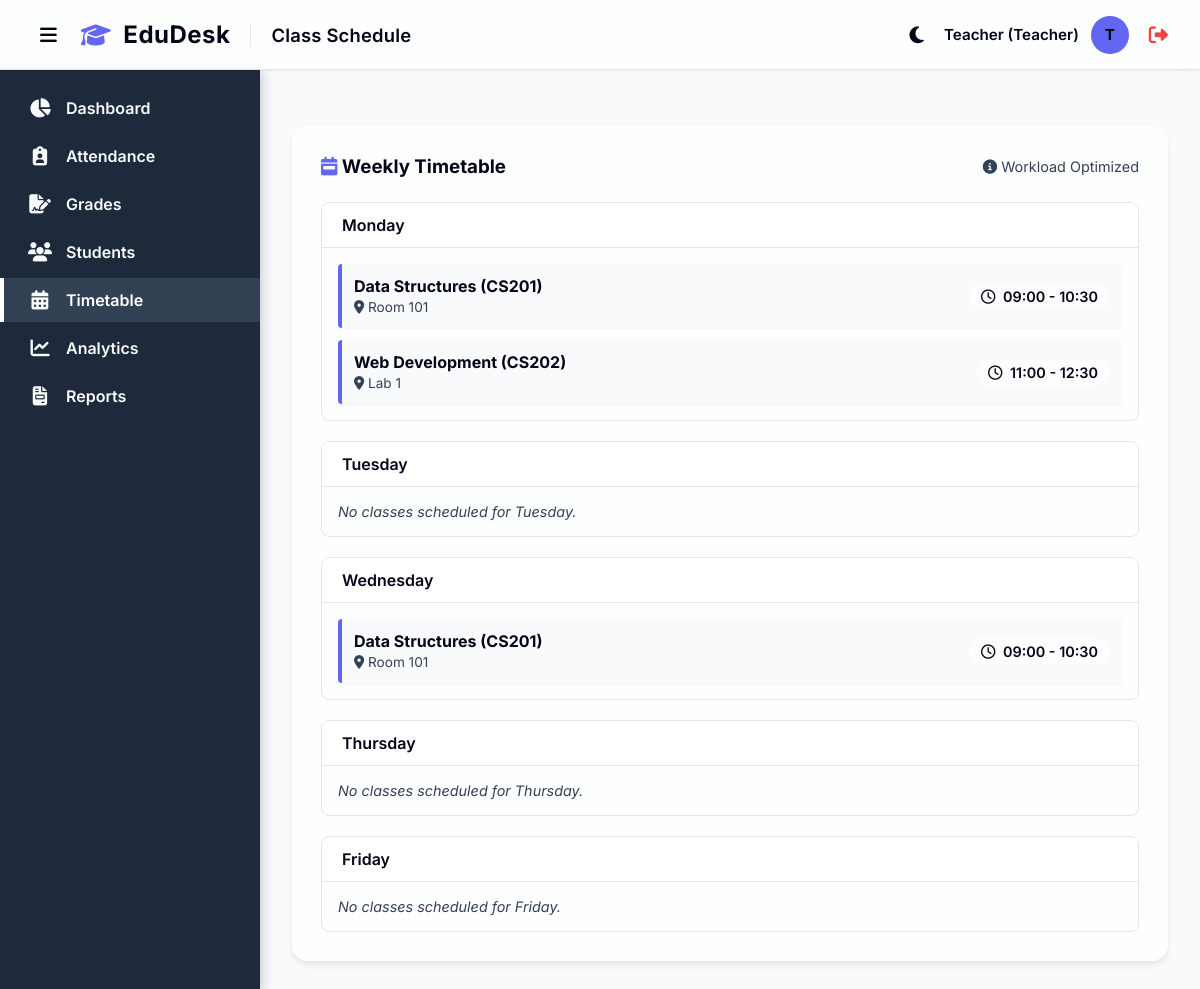
The app's page /timetable (signed in) with its own data.
### models.py (models this page shows)
class User(UserMixin, db.Model):
    id = db.Column(db.Integer, primary_key=True)
    name = db.Column(db.String(100), nullable=False)
    email = db.Column(db.String(120), unique=True, nullable=False)
    password_hash = db.Column(db.String(256), nullable=False)
    role = db.Column(db.String(20), nullable=False, default='Teacher') # 'Admin' or 'Teacher'
    subject_id = db.Column(db.Integer, db.ForeignKey('subject.id'), nullable=True)
    subject = db.relationship('Subject', foreign_keys=[subject_id], backref='users_as_teachers')

class Timetable(db.Model):
    id = db.Column(db.Integer, primary_key=True)
    subject_id = db.Column(db.Integer, db.ForeignKey('subject.id'), nullable=False)
    day = db.Column(db.String(20), nullable=False) # e.g., 'Monday'
    start_time = db.Column(db.String(5), nullable=False) # e.g., '09:00'
    end_time = db.Column(db.String(5), nullable=False)   # e.g., '10:30'
    room = db.Column(db.String(50), nullable=False)

class Subject(db.Model):
    id = db.Column(db.Integer, primary_key=True)
    code = db.Column(db.String(20), unique=True, nullable=False)
    name = db.Column(db.String(100), nullable=False)
    credits = db.Column(db.Integer, nullable=False, default=3)
    teacher_id = db.Column(db.Integer, db.ForeignKey('user.id'), nullable=True) # Reference to User (Teacher)
    teacher = db.relationship('User', foreign_keys=[teacher_id], backref='subjects')
    attendances = db.relationship('Attendance', backref='subject', lazy=True)
    grades = db.relationship('Grade', backref='subject', lazy=True)
    timetables = db.relationship('Timetable', backref='subject', lazy=True)

### app.py (the view)
@app.route('/timetable')
@login_required
def timetable():
    schedule = Timetable.query.join(Subject).order_by(Timetable.day, Timetable.start_time).all()
    subjects = Subject.query.all()
    return render_template('timetable.html', schedule=schedule, subjects=subjects)

### app.py (called while the page is built)
@login_manager.user_loader
def load_user(user_id):
    return User.query.get(int(user_id))

### templates/timetable.html (shortened to what this page needs)
{% extends 'base.html' %}
{% block page_title %}Class Schedule{% endblock %}
{% block content %}
<div class="card">
    <div style="display: flex; justify-content: space-between; align-items: center; margin-bottom: 24px;">
        <h3><i class="fa-solid fa-calendar-week" style="color: var(--primary-color);"></i> Weekly Timetable</h3>
        <div style="display: flex; gap: 12px; align-items: center;">
            <span style="font-size: 0.9rem; color: var(--text-muted);"><i class="fa-solid fa-circle-info"></i> Workload Optimized</span>
        </div>
    </div>
    <div style="display: grid; gap: 20px;">
        {% set days = ['Monday', 'Tuesday', 'Wednesday', 'Thursday', 'Friday'] %}
        {% for day in days %}
        <div style="border: 1px solid var(--border-color); border-radius: 8px; overflow: hidden;">
            <div
                style="background-color: var(--card-bg); padding: 12px 20px; border-bottom: 1px solid var(--border-color); font-weight: 600; color: var(--text-main);">
                {{ day }}
            </div>
            <div style="padding: 16px;">
                {% set day_classes = schedule|selectattr("day", "equalto", day)|list %}
                {% if day_classes %}
                <div style="display: flex; flex-direction: column; gap: 12px;">
                    {% for item in day_classes %}
                    <a href="{{ url_for('attendance', subject_id=item.subject.id) }}" class="timetable-card">
                        <div>
                            <h4 style="margin: 0; color: var(--text-main); font-size: 1rem;">{{ item.subject.name }} ({{
                                item.subject.code }})</h4>
                            <span style="font-size: 0.85rem; color: var(--text-muted);"><i
                                    class="fa-solid fa-location-dot"></i> {{ item.room }}</span>
                        </div>
                        <div
                            style="font-weight: 600; color: var(--text-main); background: var(--card-bg); padding: 4px 12px; border-radius: 16px; font-size: 0.9rem;">
                            <i class="fa-regular fa-clock" style="margin-right: 4px;"></i> {{ item.start_time }} - {{
                            item.end_time }}
                        </div>
                    </a>
                    {% endfor %}
                </div>
{% else %}
                <p style="margin: 0; color: var(--text-muted); font-size: 0.9rem; font-style: italic;">No classes
                    scheduled for {{ day }}.</p>
                {% endif %}
            </div>
        </div>
        {% endfor %}
    </div>
</div>
{% endblock %}

### templates/base.html (shortened to what this page needs)
<!DOCTYPE html>
<html lang="en">
<head>
    <link rel="stylesheet" href="https://cdnjs.cloudflare.com/ajax/libs/font-awesome/6.4.0/css/all.min.css">
    <link rel="stylesheet" href="{{ url_for('static', filename='css/style.css') }}">
</head>
<body>
    <header class="topbar">
        <div style="display: flex; align-items: center; gap: 16px;">
            <button id="sidebarToggle" class="btn btn-theme-toggle" aria-label="Toggle Sidebar"
                style="background: transparent; border: none; color: var(--text-main); font-size: 1.2rem; cursor: pointer; display: flex; align-items: center; padding: 4px 8px;">
                <i class="fa-solid fa-bars"></i>
            </button>
            <div class="brand-header"
                style="display: flex; align-items: center; gap: 12px; font-size: 1.5rem; font-weight: 700; color: var(--text-main); letter-spacing: 0.5px;">
                <i class="fa-solid fa-graduation-cap" style="color: var(--primary-color);"></i>
                <span>EduDesk</span>
            </div>
            <h1 class="page-title" style="margin: 0;">{% block page_title %}Dashboard{% endblock %}</h1>
        </div>
        <div class="user-profile" style="display: flex; align-items: center; gap: 12px;">
            <button id="themeToggle" class="btn btn-theme-toggle" aria-label="Toggle Theme"
                style="background: transparent; border: none; color: var(--text-main); font-size: 1.2rem; cursor: pointer; display: flex; align-items: center; padding: 4px 8px;">
                <i class="fa-solid fa-moon"></i>
            </button>
            <span>{{ current_user.name }} ({{ current_user.role }})</span>
            <div class="avatar">{{ current_user.name[0] | upper if current_user.name else 'U' }}</div>
            <a href="{{ url_for('logout') }}" title="Logout"
                style="color: #ef4444; font-size: 1.2rem; margin-left: 8px;"><i
                    class="fa-solid fa-right-from-bracket"></i></a>
        </div>
    </header>
    <div class="layout-wrapper" style="display: flex; flex: 1;">
        <aside class="sidebar">
            <ul class="nav-links" style="padding-top: 16px;">
                <li class="nav-item">
                    <a href="{{ url_for('dashboard') }}"
                        class="nav-link {% if request.endpoint == 'dashboard' %}active{% endif %}">
                        <i class="fa-solid fa-chart-pie"></i>
                        <span>Dashboard</span>
                    </a>
                </li>
                <li class="nav-item">
                    <a href="{{ url_for('attendance') }}"
                        class="nav-link {% if request.endpoint == 'attendance' %}active{% endif %}">
                        <i class="fa-solid fa-clipboard-user"></i>
                        <span>Attendance</span>
                    </a>
                </li>
                <li class="nav-item">
                    <a href="{{ url_for('grades') }}"
                        class="nav-link {% if request.endpoint == 'grades' %}active{% endif %}">
                        <i class="fa-solid fa-file-signature"></i>
                        <span>Grades</span>
                    </a>
                </li>
                <li class="nav-item">
                    <a href="{{ url_for('students') }}"
                        class="nav-link {% if request.endpoint == 'students' %}active{% endif %}">
                        <i class="fa-solid fa-users"></i>
                        <span>Students</span>
                    </a>
                </li>
                <li class="nav-item">
                    <a href="{{ url_for('timetable') }}"
                        class="nav-link {% if request.endpoint == 'timetable' %}active{% endif %}">
                        <i class="fa-solid fa-calendar-days"></i>
                        <span>Timetable</span>
                    </a>
                </li>
                <li class="nav-item">
                    <a href="{{ url_for('analytics') }}"
                        class="nav-link {% if request.endpoint == 'analytics' %}active{% endif %}">
                        <i class="fa-solid fa-chart-line"></i>
                        <span>Analytics</span>
                    </a>
                </li>
                <li class="nav-item">
                    <a href="{{ url_for('reports') }}"
                        class="nav-link {% if request.endpoint == 'reports' %}active{% endif %}">
                        <i class="fa-solid fa-file-invoice"></i>
                        <span>Reports</span>
                    </a>
                </li>
            </ul>
        </aside>
        <main class="main-content">
            <div class="content-wrapper">
                {% block content %}
                {% endblock %}
            </div>
        </main>
    </div>
</body>
</html>

### static/css/style.css (style rules this page uses)
:root { --primary-color: #6366f1; --primary-hover: #4f46e5; --secondary-color: #64748b; --bg-color: #f8fafc; --sidebar-bg: #1e293b; --sidebar-text: #f8fafc; --sidebar-hover: #334155; --sidebar-active-text: #ffffff; --card-bg: rgba(255, 255, 255, 0.7); --card-border: rgba(255, 255, 255, 0.5); --text-main: #020617; --text-muted: #334155; --border-color: rgba(15, 23, 42, 0.1); --shadow-sm: 0 1px 2px rgba(0, 0, 0, 0.05); --shadow-md: 0 4px 6px -1px rgba(0, 0, 0, 0.1); --shadow-lg: 0 10px 15px -3px rgba(0, 0, 0, 0.1); --shadow-float: 0 20px 25px -5px rgba(0, 0, 0, 0.15); --transition: all 0.3s cubic-bezier(0.25, 0.8, 0.25, 1); }
.content-wrapper { animation: pageFadeIn 0.5s ease-out forwards; }
* { margin: 0; padding: 0; box-sizing: border-box; font-family: 'Inter', 'Segoe UI', system-ui, -apple-system, sans-serif; -webkit-font-smoothing: antialiased; -moz-osx-font-smoothing: grayscale; }
body { background-color: var(--bg-color); color: var(--text-main); display: flex; flex-direction: column; min-height: 100vh; }
.sidebar { width: 260px; background-color: var(--sidebar-bg); color: var(--sidebar-text); display: flex; flex-direction: column; box-shadow: 2px 0 12px rgba(0, 0, 0, 0.2); z-index: 10; }
.nav-links { list-style: none; padding: 24px 0; flex: 1; }
.nav-item { margin-bottom: 4px; }
.nav-link { display: flex; align-items: center; padding: 12px 24px; color: var(--sidebar-text); text-decoration: none; font-weight: 600; transition: var(--transition); gap: 14px; border-left: 4px solid transparent; }
.nav-link.active { background-color: var(--sidebar-hover); border-left-color: var(--sidebar-active-text); color: var(--sidebar-active-text); }
.nav-link i { font-size: 1.2rem; width: 24px; text-align: center; }
.main-content { flex: 1; display: flex; flex-direction: column; overflow-y: auto; }
.topbar { height: 70px; background-color: var(--card-bg); backdrop-filter: blur(12px); -webkit-backdrop-filter: blur(12px); display: flex; align-items: center; justify-content: space-between; padding: 0 32px; box-shadow: var(--shadow-sm); border-bottom: 1px solid var(--border-color); z-index: 50; position: sticky; top: 0; }
.page-title { font-size: 1.15rem; font-weight: 600; color: var(--text-main); letter-spacing: 0.2px; }
.user-profile { display: flex; align-items: center; gap: 12px; font-size: 0.95rem; font-weight: 600; color: var(--text-main); }
.avatar { width: 38px; height: 38px; border-radius: 50%; background-color: var(--primary-color); color: dark; display: flex; align-items: center; justify-content: center; font-weight: bold; box-shadow: var(--shadow-sm); }
.content-wrapper { padding: 32px; }
.card { background-color: var(--card-bg); backdrop-filter: blur(12px); -webkit-backdrop-filter: blur(12px); border-radius: 16px; padding: 28px; box-shadow: var(--shadow-md); border: 1px solid var(--card-border); transition: var(--transition); color: var(--text-main); }
.btn { display: inline-flex; align-items: center; justify-content: center; padding: 10px 22px; border-radius: 8px; font-weight: 600; cursor: pointer; border: none; transition: var(--transition); text-decoration: none; font-size: 0.95rem; gap: 8px; }

### templates/timetable.html (style rules this page uses)
.timetable-card { display: flex; justify-content: space-between; align-items: center; padding: 12px; background: var(--bg-color); border-left: 4px solid var(--primary-color); border-radius: 4px; box-shadow: var(--shadow-sm); text-decoration: none; transition: all 0.2s cubic-bezier(0.4, 0, 0.2, 1); cursor: pointer; }

### records on screen
User: name "Teacher", role "Teacher", name "T"
Timetable: subject.name "Data Structures", subject.code "CS201", room "Room 101", start_time "09:00", end_time "10:30"
Timetable: subject.name "Web Development", subject.code "CS202", room "Lab 1", start_time "11:00", end_time "12:30"
Timetable: subject.name "Data Structures", subject.code "CS201", room "Room 101", start_time "09:00", end_time "10:30"

### other values on screen
{{ day }} "Monday" "Tuesday" "Wednesday" "Thursday" "Friday"
{{ day }} "Tuesday" "Thursday" "Friday"
